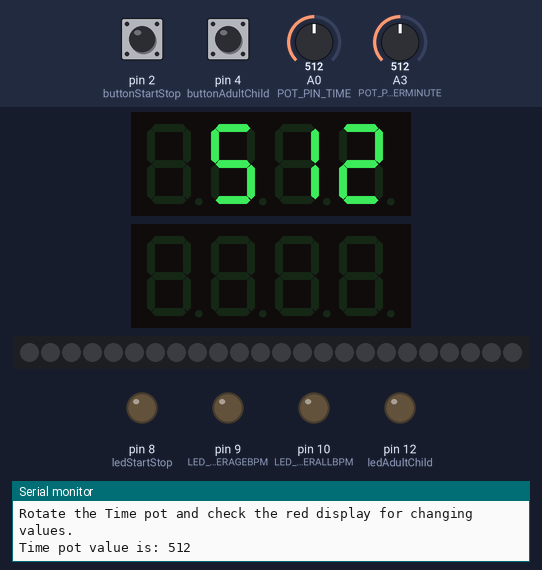
The sketch below on a simulated Arduino Uno, built with avr-gcc and run on an emulated ATmega328P. Parts: 2 × 4-digit seven-segment display, 24 RGB LEDs in strip order, left to right, output pins drawn as LEDs (lit = HIGH), the last lines printed to the serial monitor. The test bench sets the inputs (shaded band); at power-on: pin 2 (buttonStartStop) HIGH, pin 4 (buttonAdultChild) HIGH, A0 (POT_PIN_TIME) = 512, A3 (POT_PIN_BEATSPERMINUTE) = 512. Dim RGB values are drawn brighter than linear.

Above: at 40.5 s.
At 55.02 s:
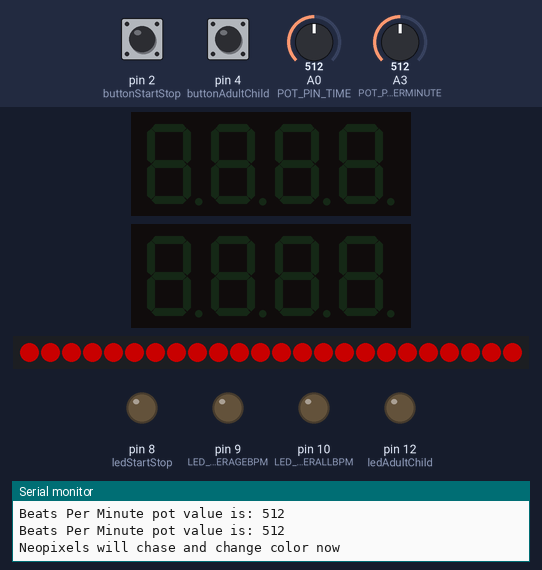
At 56.4 s:
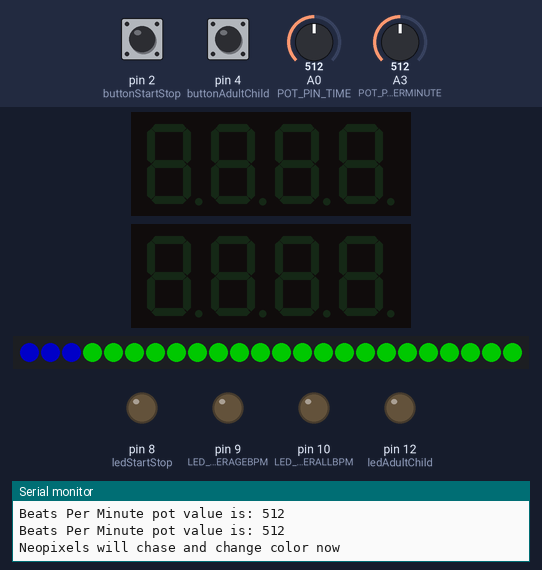
At 57.78 s:
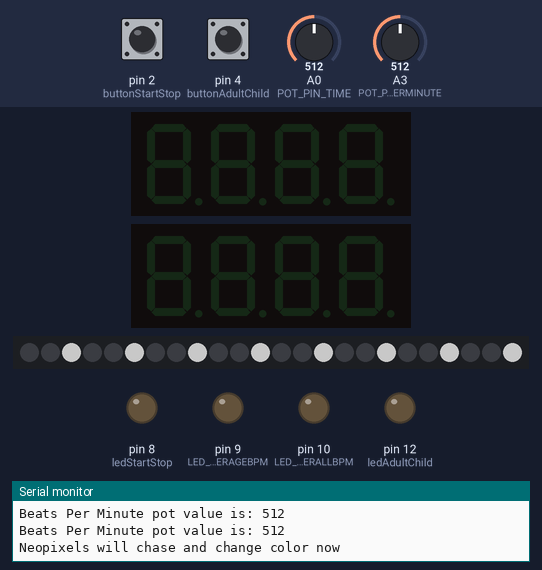
At 60.56 s:
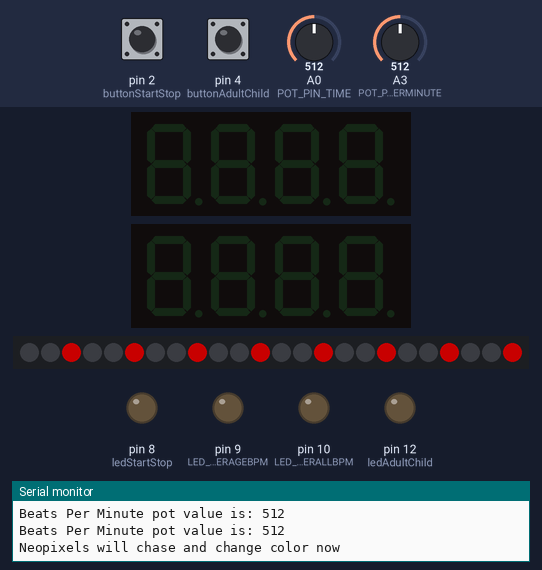
At 129.28 s:
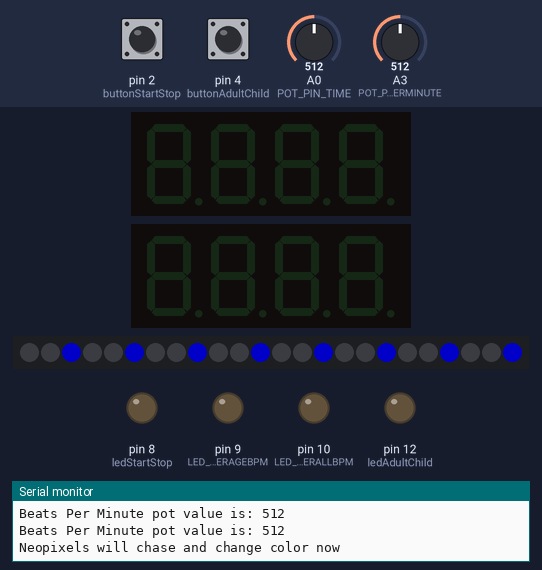
Timing chart, 0 to 130.0 s (numbered marks = the images above):
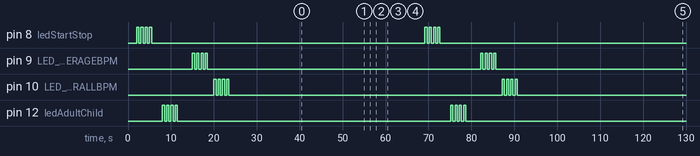

The sketch:

Hardware_Test.ino
```cpp
/*Upload this sketch to the Arduino used to run the CPRdemo sketch
   Open the serial monitor and check the display
*/
#include <Wire.h> // Enable this line if using Arduino Uno, Mega, etc.
#include <Adafruit_GFX.h>
#include "Adafruit_LEDBackpack.h"
#define POT_PIN_TIME A0 // Input from TIME pot
#define POT_PIN_BEATSPERMINUTE A3 // Input from BEATSPERMINUTE pot
#define LED_AVERAGEBPM 9 // Set pin 8 for Start/Stop button LED
#define LED_OVERALLBPM 10 //Set pin 12 for Adult/Child button LED
#define NUM_BPM_SAMPLES 40
#include <Adafruit_NeoPixel.h>
#ifdef __AVR__
#include <avr/power.h>
#endif

#define PIN 6
Adafruit_NeoPixel strip = Adafruit_NeoPixel(24, PIN, NEO_GRB + NEO_KHZ800);

Adafruit_7segment displayTime = Adafruit_7segment();// Add time display
Adafruit_7segment displayBeatsPerMinute = Adafruit_7segment(); // Add BeatsPerMinute display
int buttonStartStop = 2; //Set pin 2 for Start/Stop button
//int buttonStepState = 5; //Set pin 5 for StepState button
int buttonAdultChild = 4; //Set pin 4 for Adult/Child button
int ledStartStop = 8; // Set pin 8 for Start/Stop button LED
int ledAdultChild = 12; //Set pin 12 for Adult/Child button LEDs
int loopCount = 0;
void setup() {

  pinMode(buttonStartStop, INPUT_PULLUP); //button is active low
  //  pinMode(buttonStepState,INPUT_PULLUP); //button is active low
  pinMode(buttonAdultChild, INPUT_PULLUP); //button is in Child mode when pressed (low); Adult mode when released (high).
  pinMode(ledStartStop, OUTPUT);
  pinMode(ledAdultChild, OUTPUT);
  pinMode(LED_AVERAGEBPM, OUTPUT);
  pinMode(LED_OVERALLBPM, OUTPUT);
  Serial.begin(9600);
  displayTime.begin(0x71);
  displayBeatsPerMinute.begin(0x70);
  displayTime.clear();
  displayTime.writeDisplay();
  displayBeatsPerMinute.clear();
  displayBeatsPerMinute.writeDisplay();
  strip.begin();
  strip.show(); // Initialize all pixels to 'off'
}

// Fill the dots one after the other with a color
void colorWipe(uint32_t c, uint8_t wait) {
  for (uint16_t i = 0; i < strip.numPixels(); i++) {
    strip.setPixelColor(i, c);
    strip.show();
    delay(wait);
  }
}


//Theatre-style crawling lights.
void theaterChase(uint32_t c, uint8_t wait) {
  for (int j = 0; j < 10; j++) { //do 10 cycles of chasing
    for (int q = 0; q < 3; q++) {
      for (uint16_t i = 0; i < strip.numPixels(); i = i + 3) {
        strip.setPixelColor(i + q, c);  //turn every third pixel on
      }
      strip.show();

      delay(wait);

      for (uint16_t i = 0; i < strip.numPixels(); i = i + 3) {
        strip.setPixelColor(i + q, 0);      //turn every third pixel off
      }
    }
  }
}


void loop() {
  if (loopCount <= 1) {
    for (int x = 0; x <= 1; x++) {
      Serial.println("Start/Stop LED will blink.");
      Serial.println();
      delay(2000);

      for (int x = 0; x < 4; x++) { //Loop to test button LEDs.  Turn them on and off sequentially.
        digitalWrite(ledStartStop, HIGH);
        Serial.println ("Start/Stop LED on");
        delay (500);

        digitalWrite(ledStartStop, LOW);
        Serial.println ("Start/Stop LED off");
        Serial.println ();
        delay (500);
      }

      Serial.println("Adult/Child LED will blink.");
      Serial.println();
      delay(2000);

      for (int x = 0; x < 4; x++) { //Loop to test button LEDs.  Turn them on and off sequentially.
        digitalWrite(ledAdultChild, HIGH);
        Serial.println ("Adult/Child LED on");
        delay (500);

        digitalWrite(ledAdultChild, LOW);
        Serial.println ("Adult/Child LED off") ;
        Serial.println ();
        delay (500);
      }

      delay (1000); //Hold after completion of for loop

      Serial.println("LED_AVERAGEBPM will blink.");
      Serial.println();
      delay(2000);

      for (int x = 0; x < 4; x++) { //Loop to test button LEDs.  Turn them on and off sequentially.
        digitalWrite(LED_AVERAGEBPM, HIGH);
        Serial.println ("LED_AVERAGEBPM LED on");
        delay (500);

        digitalWrite(LED_AVERAGEBPM, LOW);
        Serial.println ("LED_AVERAGEBPM LED off");
        Serial.println ();
        delay (500);
      }

      Serial.println("LED_OVERALLBPM will blink.");
      Serial.println();
      delay(1000);

      for (int x = 0; x < 4; x++) { //Loop to test button LEDs.  Turn them on and off sequentially.
        digitalWrite(LED_OVERALLBPM, HIGH);
        Serial.println ("LED_OVERALLBPM LED on");
        delay (500);

        digitalWrite(LED_OVERALLBPM, LOW);
        Serial.println ("LED_OVERALLBPM LED off") ;
        Serial.println ();
        delay (500);
      }

      delay (2000); //Hold after completion of for loop


      //Test the green Start/Stop button
      int buttonStartStopVal = 0;
      Serial.println ("Push the green Start/Stop button and check for changing value below.") ;
      Serial.println();
      delay(2000);

      for (int x = 0; x < 100; x++) {
        buttonStartStopVal = digitalRead(buttonStartStop);
        buttonStartStopVal = !buttonStartStopVal; //Invert button state to make turn LED on when button is depressed

        digitalWrite(ledStartStop, buttonStartStopVal);
        Serial.print ("Start/Stop button value is: ");
        Serial.println (buttonStartStopVal);
      }

      buttonStartStopVal = 0; //Turn off ledStartStop
      digitalWrite(ledStartStop, buttonStartStopVal);
      delay (2000);

      //Test the yellow Adult/Child button
      int buttonAdultChildVal = 0;
      Serial.println();
      Serial.println ("Repeatedly press the yellow Adult/Child button and check for changing value below") ;
      Serial.println();
      delay(1000);

      for (int x = 0; x < 100; x++) {

        buttonAdultChildVal = digitalRead(buttonAdultChild);
        buttonAdultChildVal = !buttonAdultChildVal; //Invert button state to make turn LED on when button is depressed

        digitalWrite(ledAdultChild, buttonAdultChildVal);
        Serial.print ("Adult/Child button value is: ");
        Serial.println (buttonAdultChildVal);
      }

      buttonAdultChildVal = 0;
      digitalWrite(ledAdultChild, buttonAdultChildVal);//Turn off ledAdultChild
      Serial.println();
      delay (1000);


      //Check time pot and display.  Print to serial and time display
      Serial.println ("Rotate the Time pot and check the red display for changing values.") ;
      Serial.println();
      delay(2000);
      for (int x = 0; x < 50; x++) {
        int timePotValue = analogRead(POT_PIN_TIME);
        Serial.print("Time pot value is: ");
        Serial.print(timePotValue);
        Serial.println();
        displayTime.print(timePotValue);
        displayTime.writeDisplay();
        delay(100);
      }
      displayTime.clear();
      displayTime.writeDisplay();
      delay(1000);

      //Check beatsPerMinute pot and display.  Print to serial and time display.
      Serial.println();
      Serial.println ("Slide the Beats Per Minute pot and check the green display for changing values.") ;
      Serial.println();
      delay(2000);
      for (int x = 0; x < 50; x++) {

        int beatsPerMinutePotValue = analogRead(POT_PIN_BEATSPERMINUTE);
        Serial.print("Beats Per Minute pot value is: ");
        Serial.print(beatsPerMinutePotValue);
        Serial.println();
        displayBeatsPerMinute.print(beatsPerMinutePotValue);
        displayBeatsPerMinute.writeDisplay();

        delay(100);
      }
      displayBeatsPerMinute.clear();
      displayBeatsPerMinute.writeDisplay();

      Serial.println();
      Serial.println("Neopixels will chase and change color now");
      Serial.println();
      colorWipe(strip.Color(100, 0, 0), 50); // Red
      colorWipe(strip.Color(0, 100, 0), 50); // Green
      colorWipe(strip.Color(0, 0, 100), 50); // Blue

      // Send a theater pixel chase in...
      theaterChase(strip.Color(100, 100, 100), 50); // White
      theaterChase(strip.Color(100, 0, 0), 50); // Red
      theaterChase(strip.Color(0, 0, 100), 50); // Blue

      strip.show(); // Set all pixels to 'off'

      Serial.println("If everything checked out, upload the CPRdemo sketch.");
      Serial.println();

      loopCount ++;
      if (loopCount == 1) {
        Serial.println("This sketch will repeat one more time.");
        Serial.println();
      }
      delay(5000); //Wait 5 seconds before running this again.
    }
  }
}
```

Measured:
- by itself, pin 8 (ledStartStop), pin 9 (LED_AVERAGEBPM), pin 10 (LED_OVERALLBPM), pin 12 (ledAdultChild): goes 3 × (HIGH 0.50 s, LOW 0.50 s), HIGH 0.50 s, LOW 63.7 s, 3 × (HIGH 0.50 s, LOW 0.50 s), HIGH 0.50 s, then LOW
- what the display in image 0 shows lasts 5.1 s, from 40.5 s to 45.6 s
